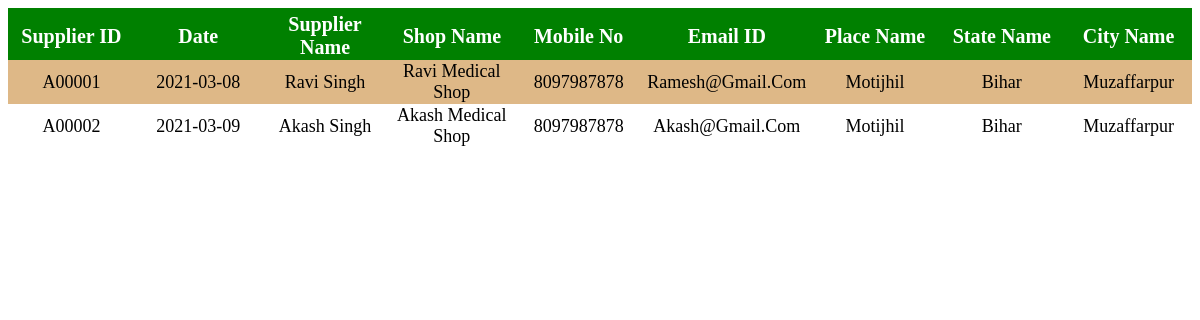
The page /SupplierRecord.php on the database its author committed.
### tables this page shows
CREATE TABLE `supplier` (
  `Supplier_ID` char(6) NOT NULL,
  `Date` date DEFAULT NULL,
  `Supplier_Name` varchar(50) DEFAULT NULL,
  `Shop_Name` varchar(50) DEFAULT NULL,
  `Mobile_No` char(10) DEFAULT NULL,
  `Email_ID` varchar(50) DEFAULT NULL,
  `Place_Name` varchar(50) DEFAULT NULL,
  `State_Name` varchar(50) DEFAULT NULL,
  `City_Name` varchar(50) DEFAULT NULL,
  PRIMARY KEY (`Supplier_ID`)
);

### SupplierRecord.php (the view, shortened to what this page needs)
<html>
    <head>
        <link rel="stylesheet" href="colors.css">
    </head>
    <body>
         <table class="tables">
            <tr class="th">
                <th class="column">Supplier ID</th>
                <th class="column">Date</th>
                <th class="column">Supplier Name</th>
                <th class="column">Shop Name</th>
                <th class="column">Mobile No</th>
                <th class="column">Email ID</th>
                <th class="column">Place Name</th>
                <th class="column">State Name</th>
                <th class="column">City Name</th>
            </tr>
            <?php
                include 'Connect.php';
                $sql = "SELECT * FROM supplier";
                $result = $con->query($sql);
                if($result->num_rows > 0){
                    while($row = $result->fetch_assoc()){
                    echo '<tr class="thtd">';
                    echo "<td>".$row["Supplier_ID"]."</td>";
                    echo "<td>".$row["Date"]."</td>";
                    echo "<td>".$row["Supplier_Name"]."</td>";
                    echo "<td>".$row["Shop_Name"]."</td>";
                    echo "<td>".$row["Mobile_No"]."</td>";
                    echo "<td>".$row["Email_ID"]."</td>";
                    echo "<td>".$row["Place_Name"]."</td>";
                    echo "<td>".$row["State_Name"]."</td>";
                    echo "<td>".$row["City_Name"]."</td>";
                    echo "</tr>";
                    }
                }
            ?>
        </table>
    </body>
</html>

### colors.css (style rules this page uses)
.column { width: 10%; height: 40px; font-size: 20px; padding-top: 5px; }
.tables { border-collapse: collapse; width: 100%; }
.thtd { text-align: center; padding: 8px; height: 40px; font-size: 18px; text-transform: capitalize; }
.thtd:nth-child(even) { background-color: burlywood; }
.th { background-color: green; color: white; }

### rows shown on the page
supplier: Supplier_ID "A00001", Date "2021-03-08", Supplier_Name "Ravi Singh", Shop_Name "Ravi Medical Shop", Mobile_No "8097987878", Email_ID "Ramesh@gmail.com", Place_Name "Motijhil", State_Name "Bihar", City_Name "Muzaffarpur"
supplier: Supplier_ID "A00002", Date "2021-03-09", Supplier_Name "Akash Singh", Shop_Name "Akash Medical Shop", Mobile_No "8097987878", Email_ID "Akash@gmail.com", Place_Name "Motijhil", State_Name "Bihar", City_Name "Muzaffarpur"
